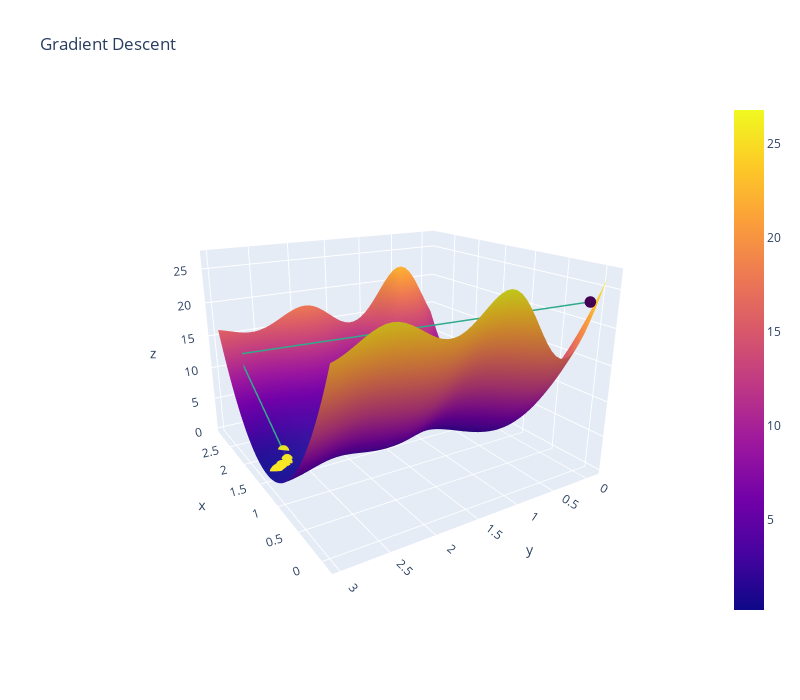

The notebook cell saved with this chart:
### Code cell
# Run me to see another 3D plot (stochastic gradient descent)
plot_3d(thetas_stoch[:, 0], thetas_stoch[:, 1], loss_stoch, average_squared_loss, sin_model, x, y)
